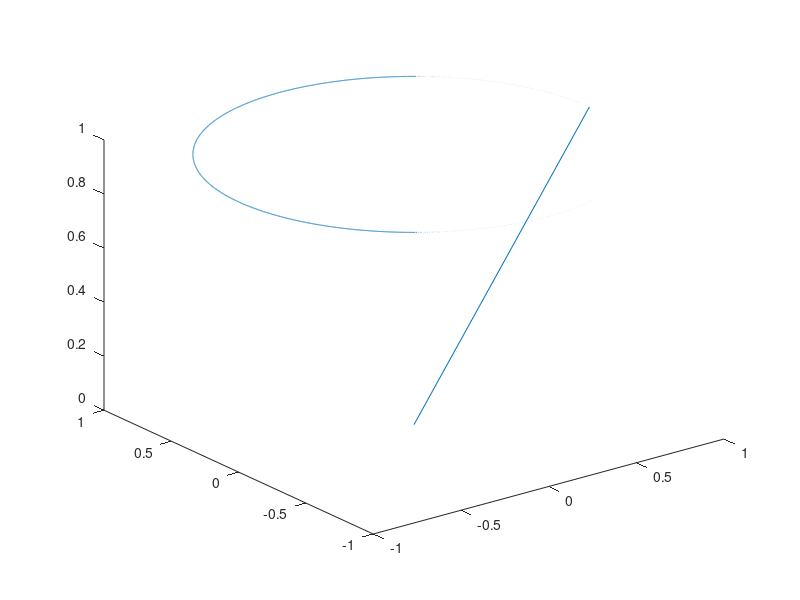
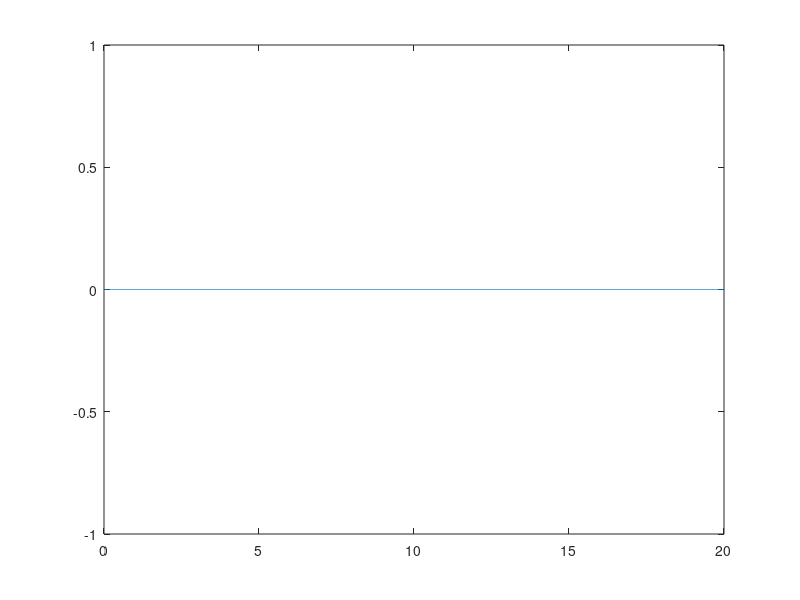

The MATLAB source for these figures, in order:
%% UAV trajectory generation
% always start from [0 0 0]

% Experimental time [s]
T = 20;
Ts = 1e-3;

%% desired position trajectory

p_ref.signals.values = zeros(T/Ts, 3);  % [ x , y , z ]
p_ref.signals.dimensions = 3;
p_ref.time = zeros(T/Ts,1);

yaw_ref.signals.values = zeros(T/Ts, 1);  % [ \psi ]
yaw_ref.signals.dimensions = 1;
yaw_ref.time = zeros(T/Ts,1);

for i = 1:(T/Ts-1)
    p_ref.signals.values(i+1, 3) = 1; % z
    %p_ref.signals.values(i+1, 1) = 0.6*cos(0.0314*i);    % each millisecond: 1.8 degrees in x and y
    %p_ref.signals.values(i+1, 2) = 0.6*sin(0.0314*i);
    p_ref.signals.values(i+1, 1) = 1;
    p_ref.signals.values(i+1, 2) = 0;
    yaw_ref.signals.values(i+1, 1) = 0;
    p_ref.time(i+1) = Ts*i;
    yaw_ref.time(i+1) = Ts*i;
end

for i = ((T/Ts)/2):(T/Ts-1)
    p_ref.signals.values(i+1, 1) = 1*cos(0.0005*(i-((T/Ts)/2)));    % each millisecond: 1.8 degrees in x and y
    p_ref.signals.values(i+1, 2) = 1*sin(0.0005*(i-((T/Ts)/2)));
    yaw_ref.signals.values(i+1, 1) = 0;
    p_ref.time(i+1) = Ts*i;
    yaw_ref.time(i+1) = Ts*i;
end

plot3(p_ref.signals.values(:,1), p_ref.signals.values(:,2), p_ref.signals.values(:,3))
figure(2)
plot(yaw_ref.time, yaw_ref.signals.values)